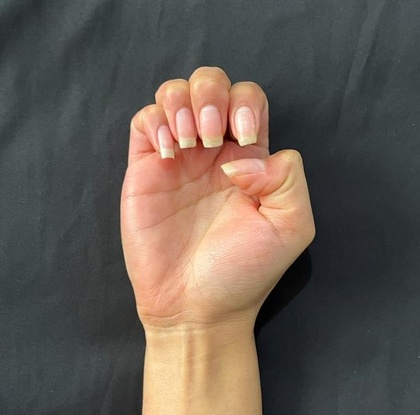
#> input picture Images/Ey.jpg, 420 x 415 px, shrunk from 640 x 633 before the run, found by its file name
$ python Principal.py
#> lines starting #> are read from the running program, lines starting #| are printed output that depends on the picture; after the words box and inside, x2 and y2 are one past the last pixel; in counts of white or black regions, pixels touching at a corner belong together
# Principal

import cv2 as cv
from Imagenes import Imagen

# [8 lines of commented-out code are left out]


def calculoDistancia():
    im2 = cv.imread("Images/PreImages/Ey.jpg", cv.IMREAD_UNCHANGED)
#> im2 is the input picture: shape (415, 420, 3); mean B, G, R 82.2, 90.4, 100.6
    im1 = cv.imread("Images/PreImages/E.jpg", cv.IMREAD_UNCHANGED)
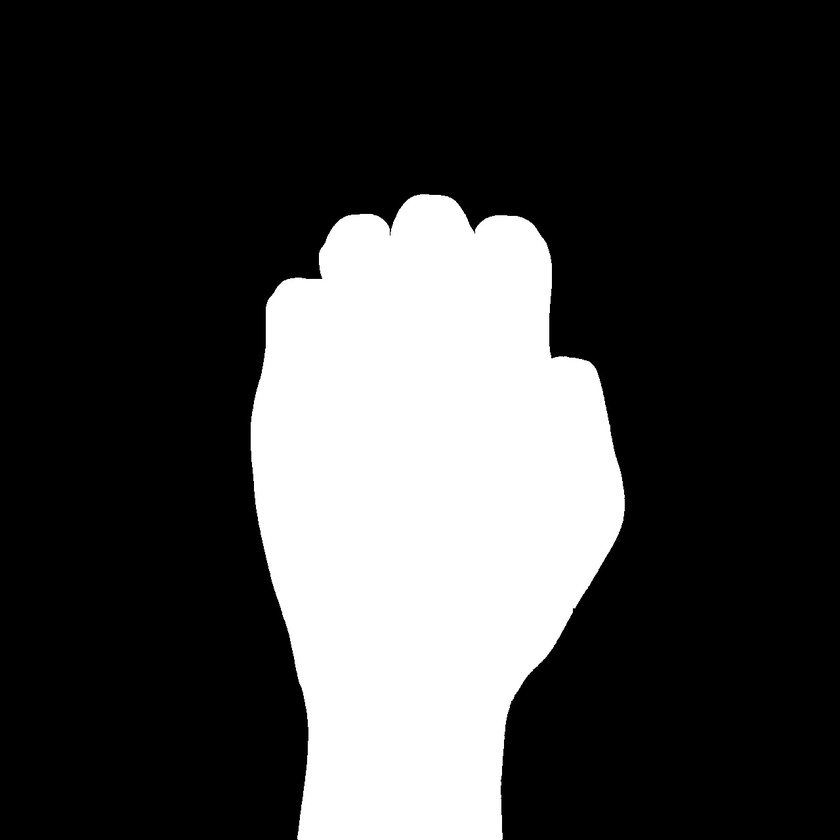
#> input picture Images/NewImages/E.jpg, 840 x 840 px, shrunk from 1280 x 1280 before the run, found by its file name
#> im1 is the input picture: shape (840, 840); min 0, max 255, mean 63.3

    # m2 = cv.matchShapes(im1,im2,cv.CONTOURS_MATCH_I3,0)
    ret, thresh = cv.threshold(im1, 127, 255, 0)
#> thresh: shape (840, 840); 24.8% white; 1 white region
    ret, thresh2 = cv.threshold(im2, 127, 255, 0)
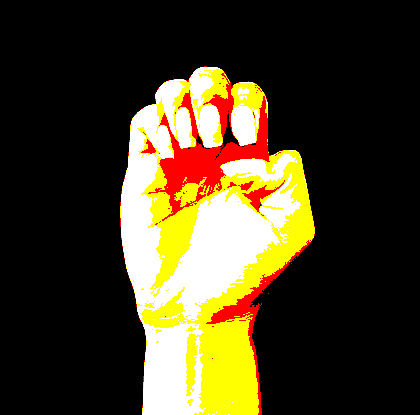
#> thresh2: shape (415, 420, 3); mean B, G, R 34.7, 60.2, 70.2
    contours, hierarchy = cv.findContours(
        thresh, cv.RETR_TREE, cv.CHAIN_APPROX_SIMPLE)
#> contours = 2 contours, 1 with area under 20; largest, box (x1, y1, x2, y2) and area: (251, 194, 625, 840) 174364
    cnt1 = contours[0]
#> cnt1 = contour of 633 points, box (x1, y1, x2, y2) (251, 194, 625, 840), area 174364
#> (the run stopped early here; a loop or call above may not have finished)
